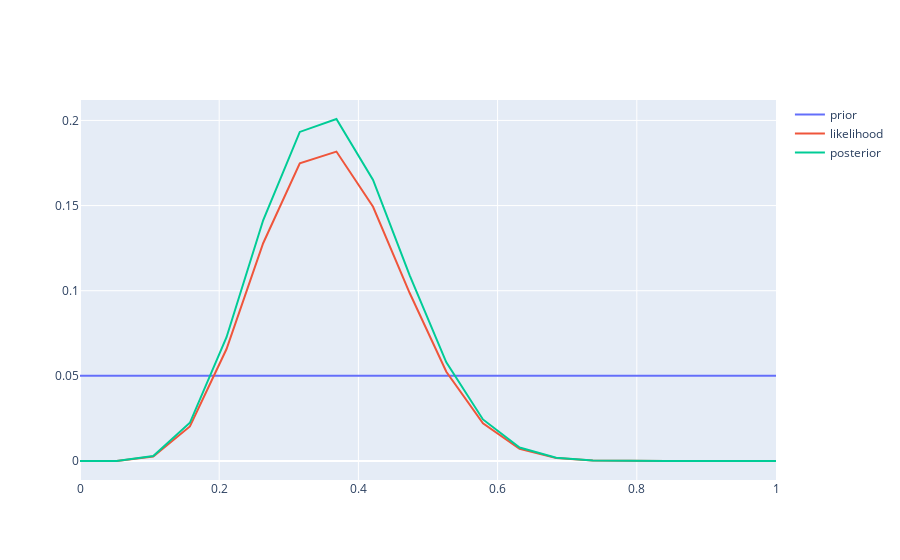

The cell this chart's notebook holds for it:
### Code cell
fig = go.Figure()
fig.add_trace(go.Scatter(x=explanations, y=priors,
                    mode='lines',
                    name='prior'))
fig.add_trace(go.Scatter(x=explanations, y=plausability,
                    mode='lines',
                    name='likelihood'))
fig.add_trace(go.Scatter(x=explanations, y=posterior,
                    mode='lines',
                    name='posterior'))
fig.show()

### Figure 1 — Plotly figure (JSON) as saved in the notebook; plotly's stock layout.template omitted (floating-point values rounded to 4 significant figures)
{"data": [{"mode": "lines", "name": "prior", "type": "scatter", "x": [0, 0.05263, 0.1053, 0.1579, 0.2105, 0.2632, 0.3158, 0.3684, 0.4211, 0.4737, 0.5263, 0.5789, 0.6316, 0.6842, 0.7368, 0.7895, 0.8421, 0.8947, 0.9474, 1], "y": [0.05, 0.05, 0.05, 0.05, 0.05, 0.05, 0.05, 0.05, 0.05, 0.05, 0.05, 0.05, 0.05, 0.05, 0.05, 0.05, 0.05, 0.05, 0.05, 0.05]}, {"mode": "lines", "name": "likelihood", "type": "scatter", "x": [0, 0.05263, 0.1053, 0.1579, 0.2105, 0.2632, 0.3158, 0.3684, 0.4211, 0.4737, 0.5263, 0.5789, 0.6316, 0.6842, 0.7368, 0.7895, 0.8421, 0.8947, 0.9474, 1], "y": [0, 4.294e-05, 0.002614, 0.02031, 0.06576, 0.1279, 0.1748, 0.1817, 0.1493, 0.09864, 0.05242, 0.02209, 0.00716, 0.00169, 0.0002654, 2.365e-05, 8.826e-07, 6.932e-09, 1.263e-12, 0]}, {"mode": "lines", "name": "posterior", "type": "scatter", "x": [0, 0.05263, 0.1053, 0.1579, 0.2105, 0.2632, 0.3158, 0.3684, 0.4211, 0.4737, 0.5263, 0.5789, 0.6316, 0.6842, 0.7368, 0.7895, 0.8421, 0.8947, 0.9474, 1], "y": [0, 4.746e-05, 0.00289, 0.02245, 0.07268, 0.1413, 0.1933, 0.2008, 0.165, 0.109, 0.05794, 0.02442, 0.007913, 0.001868, 0.0002933, 2.614e-05, 9.755e-07, 7.662e-09, 1.395e-12, 0]}], "layout": {"autosize": true, "xaxis": {"autorange": true, "range": [0, 1], "type": "linear"}, "yaxis": {"autorange": true, "range": [-0.01116, 0.212], "type": "linear"}}}
